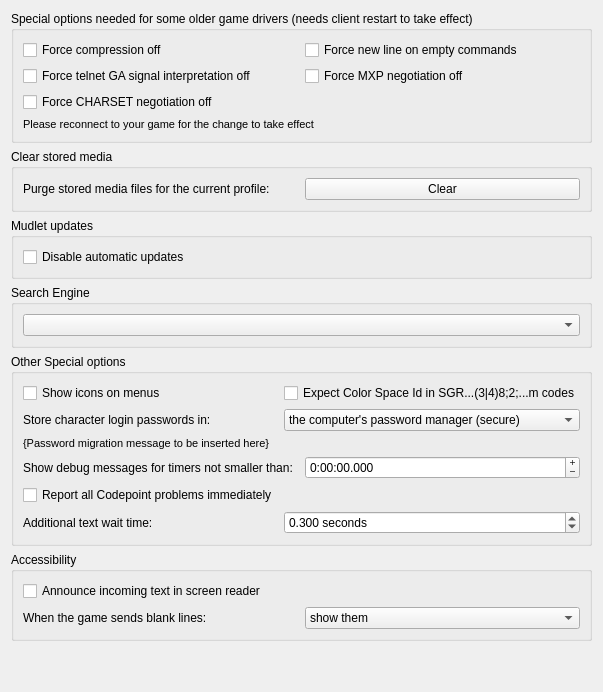
     <widget class="QWidget" name="tab_specialOptions">
      <attribute name="title">
       <string>Special Options</string>
      </attribute>
      <layout class="QVBoxLayout" name="vBoxLayout_tab_specialOptions">
       <item>
        <widget class="QGroupBox" name="groupBox_specialOptions">
         <property name="title">
          <string>Special options needed for some older game drivers (needs client restart to take effect)</string>
         </property>
         <layout class="QGridLayout" name="gridLayout_groupBox_specialOptions">
          <item row="0" column="0">
           <widget class="QCheckBox" name="mFORCE_MCCP_OFF">
            <property name="text">
             <string>Force compression off</string>
            </property>
           </widget>
          </item>
          <item row="0" column="1">
           <widget class="QCheckBox" name="checkBox_mUSE_FORCE_LF_AFTER_PROMPT">
            <property name="toolTip">
             <string>This option adds a line line break &lt;LF&gt; or &quot;
&quot; to your command input on empty commands. This option will rarely be necessary.</string>
            </property>
            <property name="text">
             <string>Force new line on empty commands</string>
            </property>
           </widget>
          </item>
          <item row="1" column="0">
           <widget class="QCheckBox" name="mFORCE_GA_OFF">
            <property name="text">
             <string>Force telnet GA signal interpretation off</string>
            </property>
           </widget>
          </item>
          <item row="1" column="1">
           <widget class="QCheckBox" name="mFORCE_MXP_NEGOTIATION_OFF">
            <property name="text">
             <string>Force MXP negotiation off</string>
            </property>
           </widget>
          </item>
          <item row="2" column="0">
           <widget class="QCheckBox" name="mFORCE_CHARSET_NEGOTIATION_OFF">
            <property name="text">
             <string>Force CHARSET negotiation off</string>
            </property>
           </widget>
          </item>
          <item row="3" column="0" colspan="2">
           <widget class="QLabel" name="need_reconnect_for_specialoption">
            <property name="enabled">
             <bool>true</bool>
            </property>
            <property name="font">
             <font>
              <pointsize>8</pointsize>
             </font>
            </property>
            <property name="mouseTracking">
             <bool>false</bool>
            </property>
            <property name="text">
             <string>Please reconnect to your game for the change to take effect</string>
            </property>
            <property name="textFormat">
             <enum>Qt::AutoText</enum>
            </property>
            <property name="wordWrap">
             <bool>true</bool>
            </property>
           </widget>
          </item>
         </layout>
        </widget>
       </item>
       <item>
        <widget class="QGroupBox" name="groupBox_purgeMediaCache">
         <property name="title">
          <string>Clear stored media</string>
         </property>
         <layout class="QGridLayout" name="gridLayout_groupBox_purgeMediaCache">
          <item row="0" column="0">
           <widget class="QLabel" name="label_purgeMediaCache">
            <property name="toolTip">
             <string>&lt;p&gt;Media files used with Mudlet's Lua API, Mud Client Media Protocol (MCMP), and Mud Sound Protocol (MSP) are cached with the game profile. You can press this button to clear the media cache. For many games the media will get downloaded again upon demand.&lt;/p&gt;</string>
            </property>
            <property name="text">
             <string>Purge stored media files for the current profile:</string>
            </property>
            <property name="buddy">
             <cstring>buttonPurgeMediaCache</cstring>
            </property>
           </widget>
          </item>
          <item row="0" column="1">
           <widget class="QPushButton" name="buttonPurgeMediaCache">
            <property name="toolTip">
             <string>&lt;p&gt;Media files used with Mudlet's Lua API, Mud Client Media Protocol (MCMP), and Mud Sound Protocol (MSP) are cached with the game profile. You can press this button to clear the media cache. For many games the media will get downloaded again upon demand.&lt;/p&gt;</string>
            </property>
            <property name="text">
             <string>Clear</string>
            </property>
           </widget>
          </item>
         </layout>
        </widget>
       </item>
       <item>
        <widget class="QGroupBox" name="groupBox_updates">
         <property name="title">
          <string>Mudlet updates</string>
         </property>
         <layout class="QGridLayout" name="gridLayout_groupBox_updates">
          <item row="0" column="0">
           <widget class="QCheckBox" name="checkbox_noAutomaticUpdates">
            <property name="text">
             <string>Disable automatic updates</string>
            </property>
           </widget>
          </item>
         </layout>
        </widget>
       </item>
       <item>
        <widget class="QGroupBox" name="groupbox_searchEngineSelection">
         <property name="title">
          <string>Search Engine</string>
         </property>
         <layout class="QVBoxLayout" name="verticalLayout_searchEngineSelection">
          <item>
           <widget class="QComboBox" name="search_engine_combobox"/>
          </item>
         </layout>
        </widget>
       </item>
       <item>
        <widget class="QGroupBox" name="groupBox_debug">
         <property name="title">
          <string>Other Special options</string>
         </property>
         <layout class="QGridLayout" name="gridLayout_groupBox_debug">
          <item row="0" column="0">
           <widget class="QCheckBox" name="checkBox_showIconsOnMenus">
            <property name="text">
             <string>Show icons on menus</string>
            </property>
            <property name="checkable">
             <bool>true</bool>
            </property>
            <property name="checked">
             <bool>false</bool>
            </property>
            <property name="tristate">
             <bool>true</bool>
            </property>
           </widget>
          </item>
          <item row="0" column="1">
           <widget class="QCheckBox" name="checkBox_expectCSpaceIdInColonLessMColorCode">
            <property name="toolTip">
             <string>&lt;p&gt;Some MUDs use a flawed interpretation of the ANSI Set Graphics Rendition (&lt;b&gt;SGR&lt;/b&gt;) code sequences for 16M color mode which only uses semi-colons and not colons to separate parameter elements i.e. instead of using a code in the form: &lt;br&gt;&lt;tt&gt;\e[&lt;/tt&gt;...&lt;tt&gt;38:2:&lt;/tt&gt;&amp;lt;Color Space Id&amp;gt;&lt;tt&gt;:&lt;/tt&gt;&amp;lt;Red&amp;gt;&lt;tt&gt;:&lt;/tt&gt;&amp;lt;Green&amp;gt;&lt;tt&gt;:&lt;/tt&gt;&amp;lt;Blue&amp;gt;&lt;tt&gt;:&lt;/tt&gt;&amp;lt;Unused&amp;gt;&lt;tt&gt;:&lt;/tt&gt;&amp;lt;Tolerance&amp;gt;&lt;tt&gt;:&lt;/tt&gt;&amp;lt;Tolerance Color Space (0=CIELUV; 1=CIELAB)&amp;gt;&lt;tt&gt;;&lt;/tt&gt;...&lt;tt&gt;m&lt;/tt&gt;&lt;br&gt;where the &lt;i&gt;Color Space Id&lt;/i&gt; is expected to be an empty string to specify the usual (default) case and all of the &lt;i&gt;Parameter Elements&lt;/i&gt; (the &quot;2&quot; and the values in the &lt;tt&gt;&amp;lt;...&amp;gt;&lt;/tt&gt;s) may, technically, be omitted; they use: &lt;br&gt;&lt;tt&gt;\e[&lt;/tt&gt;...&lt;tt&gt;38;2;&lt;/tt&gt;&amp;lt;Red&amp;gt;&lt;tt&gt;;&lt;/tt&gt;&amp;lt;Green&amp;gt;&lt;tt&gt;;&lt;/tt&gt;&amp;lt;Blue&amp;gt;&lt;tt&gt;;&lt;/tt&gt;...&lt;tt&gt;m&lt;/tt&gt;&lt;br&gt;or: &lt;br&gt;&lt;tt&gt;\e[&lt;/tt&gt;...&lt;tt&gt;38;2;&lt;/tt&gt;&amp;lt;Color Space Id&amp;gt;&lt;tt&gt;;&lt;/tt&gt;&amp;lt;Red&amp;gt;&lt;tt&gt;;&lt;/tt&gt;&amp;lt;Green&amp;gt;&lt;tt&gt;;&lt;/tt&gt;&amp;lt;Blue&amp;gt;&lt;tt&gt;;&lt;/tt&gt;...&lt;tt&gt;m&lt;/tt&gt;&lt;/p&gt;&lt;p&gt;It is not possible to reliably detect the difference between these two so checking this option causes Mudlet to expect the last one with the additional (but empty!) parameter.&lt;/p&gt;</string>
            </property>
            <property name="text">
             <string>Expect Color Space Id in SGR...(3|4)8;2;...m codes</string>
            </property>
           </widget>
          </item>
          <item row="1" column="0">
           <widget class="QLabel" name="label_store_passwords_in">
            <property name="text">
             <string>Store character login passwords in:</string>
            </property>
            <property name="buddy">
             <cstring>comboBox_store_passwords_in</cstring>
            </property>
           </widget>
          </item>
          <item row="1" column="1">
           <widget class="QComboBox" name="comboBox_store_passwords_in">
            <item>
             <property name="text">
              <string>the computer's password manager (secure)</string>
             </property>
            </item>
            <item>
             <property name="text">
              <string>plaintext with the profile (portable)</string>
             </property>
            </item>
           </widget>
          </item>
          <item row="2" column="0" colspan="2">
           <widget class="QLabel" name="label_password_migration_notification">
            <property name="font">
             <font>
              <pointsize>8</pointsize>
             </font>
            </property>
            <property name="text">
             <string notr="true" extracomment="This text does not need to be translated as it is overwritten when used by the associated C++ class dlgProfilePreferences">{Password migration message to be inserted here}</string>
            </property>
           </widget>
          </item>
          <item row="4" column="0" colspan="2">
           <widget class="QWidget" name="widget_timerDebugOutputMinimumInterval" native="true">
            <layout class="QHBoxLayout" name="horizontalLayout_timerDebugOutputMinimumInterval" stretch="0,1">
             <property name="leftMargin">
              <number>0</number>
             </property>
             <property name="topMargin">
              <number>0</number>
             </property>
             <property name="rightMargin">
              <number>0</number>
             </property>
             <property name="bottomMargin">
              <number>0</number>
             </property>
             <item>
              <widget class="QLabel" name="label_timerDebugOutputMinimumInterval">
               <property name="sizePolicy">
                <sizepolicy hsizetype="Preferred" vsizetype="Preferred">
                 <horstretch>1</horstretch>
                 <verstretch>0</verstretch>
                </sizepolicy>
               </property>
               <property name="toolTip">
                <string comment="The term in '...' refer to a Mudlet specific thing and ought to match the corresponding translation elsewhere.">&lt;p&gt;Show 'LUA OK' messages for Timers with the specified minimum interval (h:mm:ss.zzz), the minimum value (the default) shows all such messages but can render the &lt;i&gt;Central Debug Console&lt;/i&gt; useless if there is a very small interval timer running.&lt;/p&gt;</string>
               </property>
               <property name="text">
                <string>Show debug messages for timers not smaller than:</string>
               </property>
               <property name="buddy">
                <cstring>timeEdit_timerDebugOutputMinimumInterval</cstring>
               </property>
              </widget>
             </item>
             <item>
              <widget class="QTimeEdit" name="timeEdit_timerDebugOutputMinimumInterval">
               <property name="sizePolicy">
                <sizepolicy hsizetype="MinimumExpanding" vsizetype="Fixed">
                 <horstretch>0</horstretch>
                 <verstretch>0</verstretch>
                </sizepolicy>
               </property>
               <property name="wrapping">
                <bool>true</bool>
               </property>
               <property name="alignment">
                <set>Qt::AlignLeading|Qt::AlignLeft|Qt::AlignVCenter</set>
               </property>
               <property name="buttonSymbols">
                <enum>QAbstractSpinBox::PlusMinus</enum>
               </property>
               <property name="accelerated">
                <bool>true</bool>
               </property>
               <property name="showGroupSeparator" stdset="0">
                <bool>true</bool>
               </property>
               <property name="currentSection">
                <enum>QDateTimeEdit::HourSection</enum>
               </property>
               <property name="displayFormat">
                <string comment="Used to set a time interval only">h:mm:ss.zzz</string>
               </property>
              </widget>
             </item>
            </layout>
           </widget>
          </item>
          <item row="5" column="0">
           <widget class="QCheckBox" name="checkBox_debugShowAllCodepointProblems">
            <property name="toolTip">
             <string>&lt;p&gt;If checked this will cause all problem Unicode codepoints to be reported in the debug output as they occur; if cleared then each different one will only be reported once and summarized in as a table when the console in which they occurred is finally destroyed (when the profile is closed).&lt;/p&gt;</string>
            </property>
            <property name="text">
             <string>Report all Codepoint problems immediately</string>
            </property>
           </widget>
          </item>
          <item row="6" column="0">
           <widget class="QLabel" name="label_networkPacketTimeout">
            <property name="text">
             <string>Additional text wait time:</string>
            </property>
            <property name="buddy">
             <cstring>doubleSpinBox_networkPacketTimeout</cstring>
            </property>
           </widget>
          </item>
          <item row="6" column="1">
           <widget class="QDoubleSpinBox" name="doubleSpinBox_networkPacketTimeout">
            <property name="toolTip">
             <string>&lt;p&gt;&lt;i&gt;Go-Ahead&lt;/i&gt; (&lt;tt&gt;GA&lt;/tt&gt;) and &lt;i&gt;End-of-record&lt;/i&gt; (&lt;tt&gt;EOR&lt;/tt&gt;) signalling tells Mudlet when the game server is done sending text. On games that do not provide &lt;tt&gt;GA&lt;/tt&gt; or &lt;tt&gt;EOR&lt;/tt&gt;, this option controls how long Mudlet will wait for more text to arrive. Greater values will help reduce the risk that Mudlet will split a large piece of text (with unintended line-breaks in the middle) which can stop some triggers from working. Lesser values increases the risk of text getting broken up, but may make the game feel more responsive.&lt;/p&gt;&lt;p&gt;&lt;i&gt;The default value, which was what Mudlet used before this control was added, is 0.300 Seconds.&lt;/i&gt;&lt;/p&gt;</string>
            </property>
            <property name="suffix">
             <string extracomment="For most locales a space should be included so that the text is separated from the number!"> seconds</string>
            </property>
            <property name="decimals">
             <number>3</number>
            </property>
            <property name="minimum">
             <double>0.010000000000000</double>
            </property>
            <property name="maximum">
             <double>0.500000000000000</double>
            </property>
            <property name="singleStep">
             <double>0.010000000000000</double>
            </property>
            <property name="value">
             <double>0.300000000000000</double>
            </property>
           </widget>
          </item>
         </layout>
        </widget>
       </item>
       <item>
        <widget class="QGroupBox" name="groupBox">
         <property name="title">
          <string>Accessibility</string>
         </property>
         <layout class="QGridLayout" name="gridLayout">
          <item row="0" column="0" colspan="2">
           <widget class="QCheckBox" name="checkBox_announceIncomingText">
            <property name="toolTip">
             <string>On some platforms, like macOS, the screen reader tool has issues announcing incoming text fully, without skipping. You can opt into disabling announcing new text from the game with this option to use a custom TTS instead which avoids such issues</string>
            </property>
            <property name="text">
             <string>Announce incoming text in screen reader</string>
            </property>
           </widget>
          </item>
          <item row="1" column="0">
           <widget class="QLabel" name="label_blankLinesBehaviour">
            <property name="text">
             <string>When the game sends blank lines:</string>
            </property>
            <property name="buddy">
             <cstring>comboBox_blankLinesBehaviour</cstring>
            </property>
           </widget>
          </item>
          <item row="1" column="1">
           <widget class="QComboBox" name="comboBox_blankLinesBehaviour">
            <item>
             <property name="text">
              <string>show them</string>
             </property>
            </item>
            <item>
             <property name="text">
              <string>hide them</string>
             </property>
            </item>
            <item>
             <property name="text">
              <string>replace with a space</string>
             </property>
            </item>
           </widget>
          </item>
         </layout>
        </widget>
       </item>
       <item>
        <spacer name="verticalSpacer_specialOptions">
         <property name="orientation">
          <enum>Qt::Vertical</enum>
         </property>
         <property name="sizeHint" stdset="0">
          <size>
           <width>20</width>
           <height>40</height>
          </size>
         </property>
        </spacer>
       </item>
      </layout>
     </widget>
